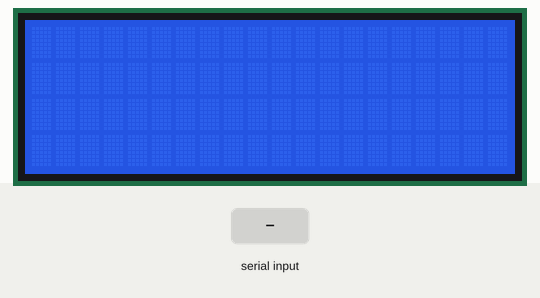
Recording of a sketch running on a simulated Arduino Mega 2560, built with avr-gcc and run on an emulated ATmega2560. On the bench: 20×4 character LCD. The inputs (shaded band) are chosen by the test bench. The local clock reads 2024-03-15 10:24:30 at power-on unless the sketch sets it; storage starts empty; what the sketch prints to the serial monitor is not drawn.

Above: at 4.3 s.
4.4 s: "Ready to Send\n" received over the second serial link
At 5.2 s:
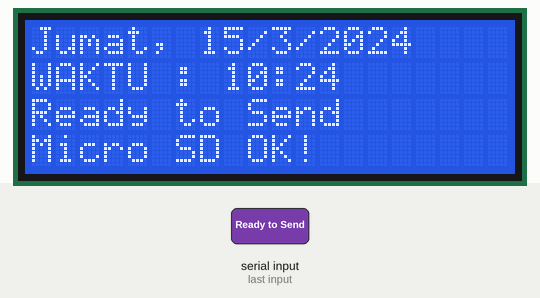
5.9 s: "Disconnect\n" received over the second serial link
At 6.3 s:
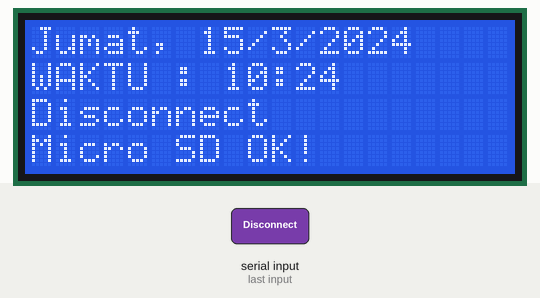
7.4 s: "1\n" received over the second serial link
At 8.3 s:
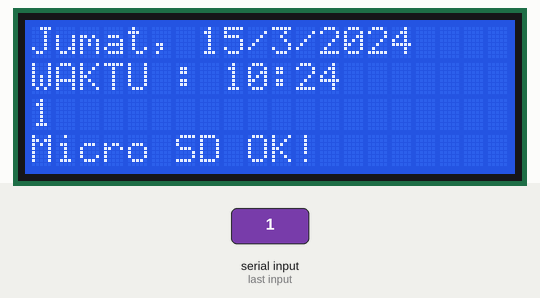
Timing chart, 0 to 10.4 s (numbered marks = the images above; inputs shaded):
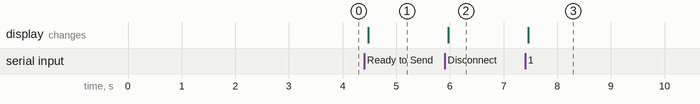

Measured:
- after the input at 4.4 s, the display: changes after 0.07 s (image 1)
- after the input at 5.9 s, the display: changes after 0.07 s (image 2)
- after the input at 7.4 s, the display: changes after 0.06 s (image 3)

The sketch:

Arduino_Mega_RTC_SDCard_LCD_Serial_TXRX_2ways.ino
```cpp
#include <LiquidCrystal_I2C.h>
#include <Wire.h>
#include "RTClib.h"
#include <SPI.h>
#include <SD.h>


RTC_DS3231 rtc;
LiquidCrystal_I2C lcd (0x27,20,4);

File myFile;

char daysOfTheWeek[7][12] = {"Minggu", "Senin", "Selasa", "Rabu", "Kamis", "Jumat", "Sabtu"};
String waktu = "", jarak;

void setup() {
  // initialize both serial ports:
  Serial.begin(9600);
  Serial1.begin(115200);
  Serial2.begin(115200);

  lcd.init();
  lcd.backlight();

  lcd.setCursor(0,0);
  if (! rtc.begin()) {
    Serial.println("Couldn't find RTC");
    lcd.print("Couldn't find RTC");
    while (1);
  }else{
    lcd.print("RTC OK!");
  }

  lcd.setCursor(0,0);
  if (rtc.lostPower()) {
        lcd.print("RTC lost power, lets set the time!");
    Serial.println("RTC lost power, lets set the time!");
    rtc.adjust(DateTime(F(__DATE__), F(__TIME__)));     // following line sets the RTC to the date & time this sketch was compiled

    // Set the current date, and time in the following format:
    // rtc.adjust(DateTime(2014, 1, 21, 3, 0, 0));     // This line sets the RTC with an explicit date & time, for example to set
  }else{
     lcd.print("RTC OK!");
  }

  lcd.setCursor(0,2);
  if (!SD.begin(53)) { //tergantung di pin chipselect yang digunakan
    Serial.println("Gagal baca microSD!");
    lcd.print("Gagal baca microSD!");
    return;
  }else{
    Serial.println("Sukses baca kartu microSD!");
    lcd.print("MicroSD Terbaca!");
  }

  myFile = SD.open("SENSOR.csv", FILE_WRITE); //menulis File coba.txt

  // jika file sudah berhasil dibuka maka tulis data dimulai
  lcd.setCursor(0,2);
  if (myFile) {

    myFile.println("HARI;TANGGAL;WAKTU;SENSOR 1;SENSOR 2;SENSOR 3;SENSOR 4;SENSOR 5;");
    myFile.close();
  } else {
    // jika gagal print error
    Serial.println("GAGAL TULIS.txt");
    lcd.print("GAGAL TULIS.txt");
  }

  lcd.clear();
  delay(3000);
}
String dataMasuk = "";

void loop() {
  // read from port 1, send to port 0:
 while(Serial1.available()>0){
    dataMasuk = Serial1.readStringUntil('\n');
    dataMasuk.trim();
    Serial.println("Data Masuk : " + dataMasuk);

lcd.clear();

    myFile = SD.open("SENSOR.csv", FILE_WRITE);

    lcd.setCursor(0,3);
    if(myFile){
      lcd.print("Micro SD OK!");
    }else{
      lcd.print("Micro SD ERROR!");
    }

     lcd.setCursor(0,2);
       lcd.print(dataMasuk);

    DateTime now = rtc.now();
    lcd.setCursor(0,0);
    lcd.print(daysOfTheWeek[now.dayOfTheWeek()]);
    lcd.print(", ");
    Serial.print(daysOfTheWeek[now.dayOfTheWeek()]);
    Serial.print('|');
    myFile.print(daysOfTheWeek[now.dayOfTheWeek()]);
    myFile.print(';');


    lcd.print(now.day(), DEC);
    lcd.print('/');
    Serial.print(now.day(), DEC);
    Serial.print('/');
    myFile.print(now.day(), DEC);
    myFile.print('/');


    lcd.print(now.month(), DEC);
    lcd.print('/');
    Serial.print(now.month(), DEC);
    Serial.print('/');
    myFile.print(now.month(), DEC);
    myFile.print('/');


    lcd.print(now.year(), DEC);

    Serial.print(now.year(), DEC);
    Serial.print('|');
    myFile.print(now.year(), DEC);
    myFile.print(';');


    lcd.setCursor(0,1);
    lcd.print("WAKTU : ");
    lcd.print(now.hour(), DEC);
    lcd.print(':');
    Serial.print(now.hour(), DEC);
    Serial.print(':');
    myFile.print(now.hour(), DEC);
    myFile.print(':');


    lcd.print(now.minute(), DEC);
   // lcd.print(':');
    Serial.print(now.minute(), DEC);
    Serial.print(':');
    myFile.print(now.minute(), DEC);
    myFile.print(':');


  //lcd.print(now.second(), DEC);

    Serial.print(now.second(), DEC);
    Serial.print('|');
    myFile.print(now.second(), DEC);
    myFile.print(';');
    myFile.print(dataMasuk);
      myFile.println(';');


     myFile.close();
     while(Serial2.available()>0){
      String perintah = Serial2.readStringUntil('\n');
      perintah.trim();
      if(perintah == "Ready to Send" || perintah == "Disconnect"){
            Serial2.print(daysOfTheWeek[now.dayOfTheWeek()]);
    Serial2.print(',');
    Serial2.print(now.day(), DEC);
    Serial2.print('/');
    Serial2.print(now.month(), DEC);
    Serial2.print('/');
    Serial2.print(now.year(), DEC);
    Serial2.print(' ');

    Serial2.print(now.hour(), DEC);
    Serial2.print(':');
    Serial2.print(now.minute(), DEC);
    Serial2.print(':');
    Serial2.print(now.second(), DEC);
    Serial2.print(';');
    Serial2.println(dataMasuk);

      }
     }

//   delay(30000);
  }
}
```
